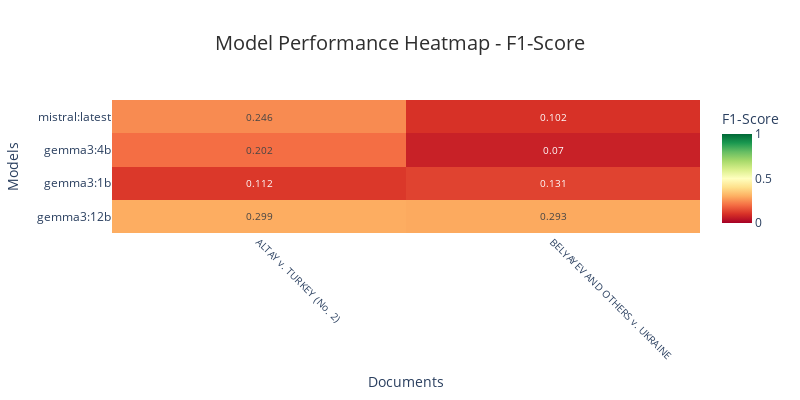
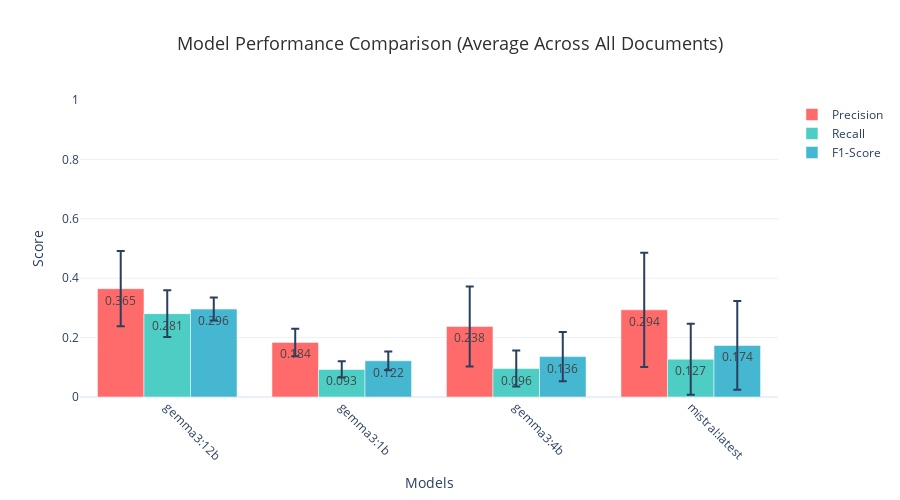
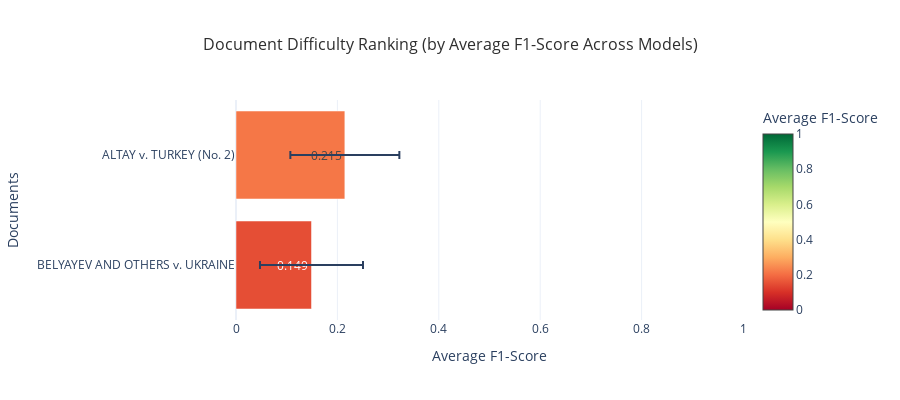

Notebook code cell kept with these figures, in order:
### Code cell
if 'df' in globals() and not df.empty:
    print("🎯 Creating Performance Visualizations...")
    
    # 1. F1-Score Heatmap - Shows model performance across documents at a glance
    print("📊 1. Model Performance Heatmap (F1-Score)")
    f1_heatmap = create_performance_heatmap(df, 'f1_score', 'F1-Score')
    f1_heatmap.show()
    
    # 2. Model Comparison Chart - Shows average performance with error bars
    print("📈 2. Model Performance Comparison")
    model_comparison = create_model_comparison_chart(df)
    model_comparison.show()
    
    # 3. Document Difficulty Ranking
    print("📋 3. Document Difficulty Ranking")
    doc_difficulty = create_document_difficulty_chart(df)
    doc_difficulty.show()
    
else:
    print("❌ Please load and process evaluation data first.")

### Figure 1 — Plotly figure (JSON) as saved in the notebook; plotly's stock layout.template omitted (floating-point values rounded to 4 significant figures)
{"data": [{"colorbar": {"title": {"text": "F1-Score"}}, "colorscale": [[0, "rgb(165,0,38)"], [0.1, "rgb(215,48,39)"], [0.2, "rgb(244,109,67)"], [0.3, "rgb(253,174,97)"], [0.4, "rgb(254,224,139)"], [0.5, "rgb(255,255,191)"], [0.6, "rgb(217,239,139)"], [0.7, "rgb(166,217,106)"], [0.8, "rgb(102,189,99)"], [0.9, "rgb(26,152,80)"], [1, "rgb(0,104,55)"]], "text": [[0.299, 0.293], [0.112, 0.131], [0.202, 0.07], [0.246, 0.102]], "textfont": {"size": 10}, "texttemplate": "%{text}", "type": "heatmap", "x": ["ALTAY v. TURKEY (No. 2)", "BELYAYEV AND OTHERS v. UKRAINE"], "y": ["gemma3:12b", "gemma3:1b", "gemma3:4b", "mistral:latest"], "z": [[0.2986, 0.2934], [0.1125, 0.1311], [0.2022, 0.06972], [0.2455, 0.1015]], "zmax": 1, "zmin": 0}], "layout": {"height": 400, "title": {"font": {"color": "#2E2E2E", "size": 20}, "text": "Model Performance Heatmap - F1-Score", "x": 0.5}, "width": 800, "xaxis": {"tickangle": 45, "tickfont": {"size": 10}, "title": {"text": "Documents"}}, "yaxis": {"tickfont": {"size": 12}, "title": {"text": "Models"}}}}

### Figure 2 — Plotly figure (JSON) as saved in the notebook; plotly's stock layout.template omitted (floating-point values rounded to 4 significant figures)
{"data": [{"error_y": {"array": [0.1264, 0.0463, 0.1346, 0.1924], "type": "data", "visible": true}, "marker": {"color": "#FF6B6B"}, "name": "Precision", "text": [0.365, 0.184, 0.238, 0.294], "textposition": "auto", "type": "bar", "x": ["gemma3:12b", "gemma3:1b", "gemma3:4b", "mistral:latest"], "y": [0.3648, 0.1839, 0.2377, 0.2936]}, {"error_y": {"array": [0.0789, 0.0274, 0.0606, 0.1198], "type": "data", "visible": true}, "marker": {"color": "#4ECDC4"}, "name": "Recall", "text": [0.281, 0.093, 0.096, 0.127], "textposition": "auto", "type": "bar", "x": ["gemma3:12b", "gemma3:1b", "gemma3:4b", "mistral:latest"], "y": [0.2806, 0.0927, 0.0958, 0.1272]}, {"error_y": {"array": [0.0387, 0.0316, 0.083, 0.1495], "type": "data", "visible": true}, "marker": {"color": "#45B7D1"}, "name": "F1-Score", "text": [0.296, 0.122, 0.136, 0.174], "textposition": "auto", "type": "bar", "x": ["gemma3:12b", "gemma3:1b", "gemma3:4b", "mistral:latest"], "y": [0.296, 0.1218, 0.136, 0.1735]}], "layout": {"barmode": "group", "height": 500, "showlegend": true, "title": {"font": {"color": "#2E2E2E", "size": 18}, "text": "Model Performance Comparison (Average Across All Documents)", "x": 0.5}, "xaxis": {"tickangle": 45, "title": {"text": "Models"}}, "yaxis": {"range": [0, 1], "title": {"text": "Score"}}}}

### Figure 3 — Plotly figure (JSON) as saved in the notebook; plotly's stock layout.template omitted (floating-point values rounded to 4 significant figures)
{"data": [{"error_x": {"array": [0.1016, 0.1075], "type": "data", "visible": true}, "marker": {"cmax": 1, "cmin": 0, "color": [0.1489, 0.2147], "colorbar": {"title": {"text": "Average F1-Score"}}, "colorscale": [[0, "rgb(165,0,38)"], [0.1, "rgb(215,48,39)"], [0.2, "rgb(244,109,67)"], [0.3, "rgb(253,174,97)"], [0.4, "rgb(254,224,139)"], [0.5, "rgb(255,255,191)"], [0.6, "rgb(217,239,139)"], [0.7, "rgb(166,217,106)"], [0.8, "rgb(102,189,99)"], [0.9, "rgb(26,152,80)"], [1, "rgb(0,104,55)"]]}, "orientation": "h", "text": [0.149, 0.215], "textposition": "auto", "type": "bar", "x": [0.1489, 0.2147], "y": ["BELYAYEV AND OTHERS v. UKRAINE", "ALTAY v. TURKEY (No. 2)"]}], "layout": {"height": 400, "title": {"font": {"color": "#2E2E2E", "size": 16}, "text": "Document Difficulty Ranking (by Average F1-Score Across Models)", "x": 0.5}, "xaxis": {"range": [0, 1], "title": {"text": "Average F1-Score"}}, "yaxis": {"title": {"text": "Documents"}}}}
